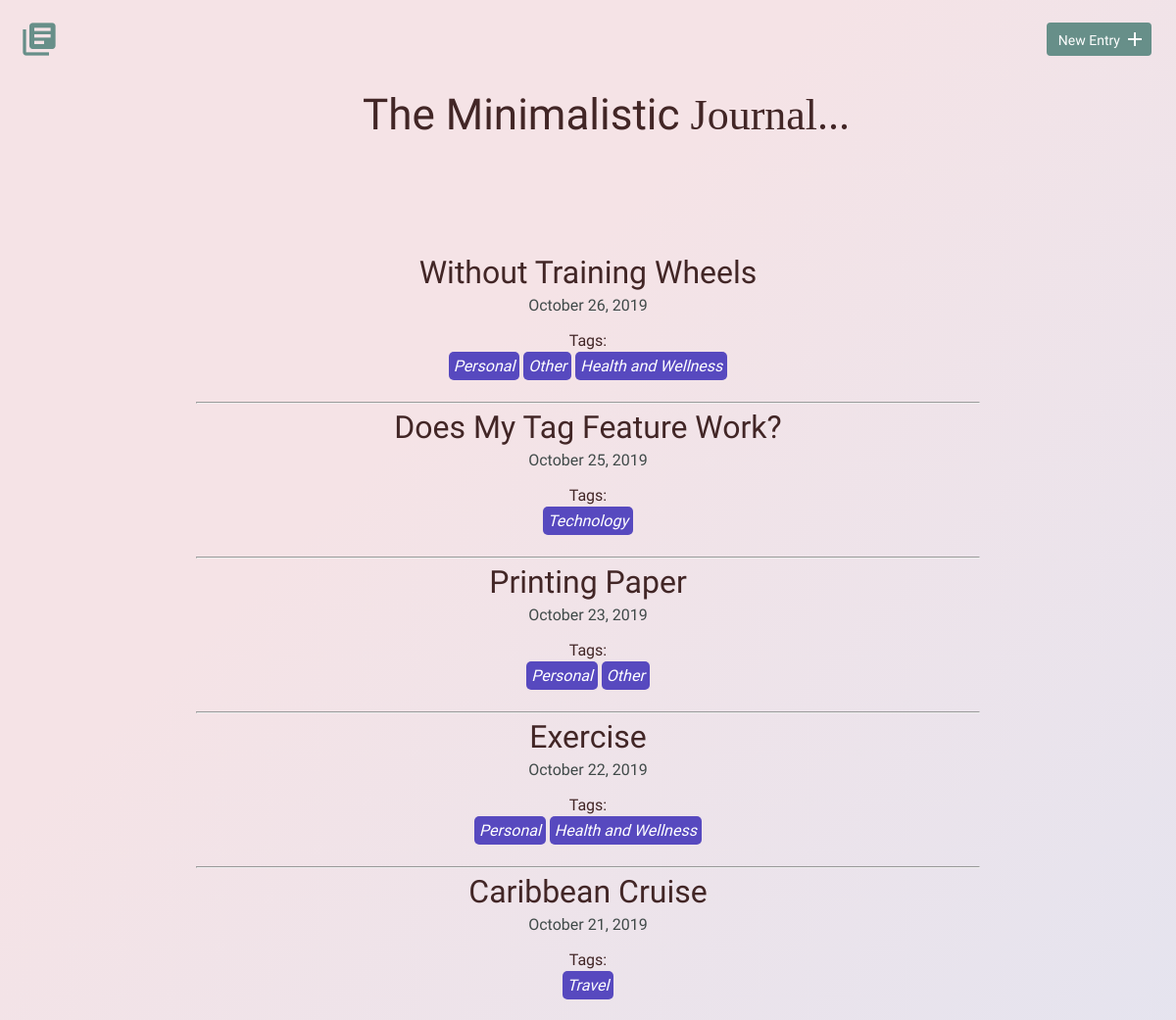
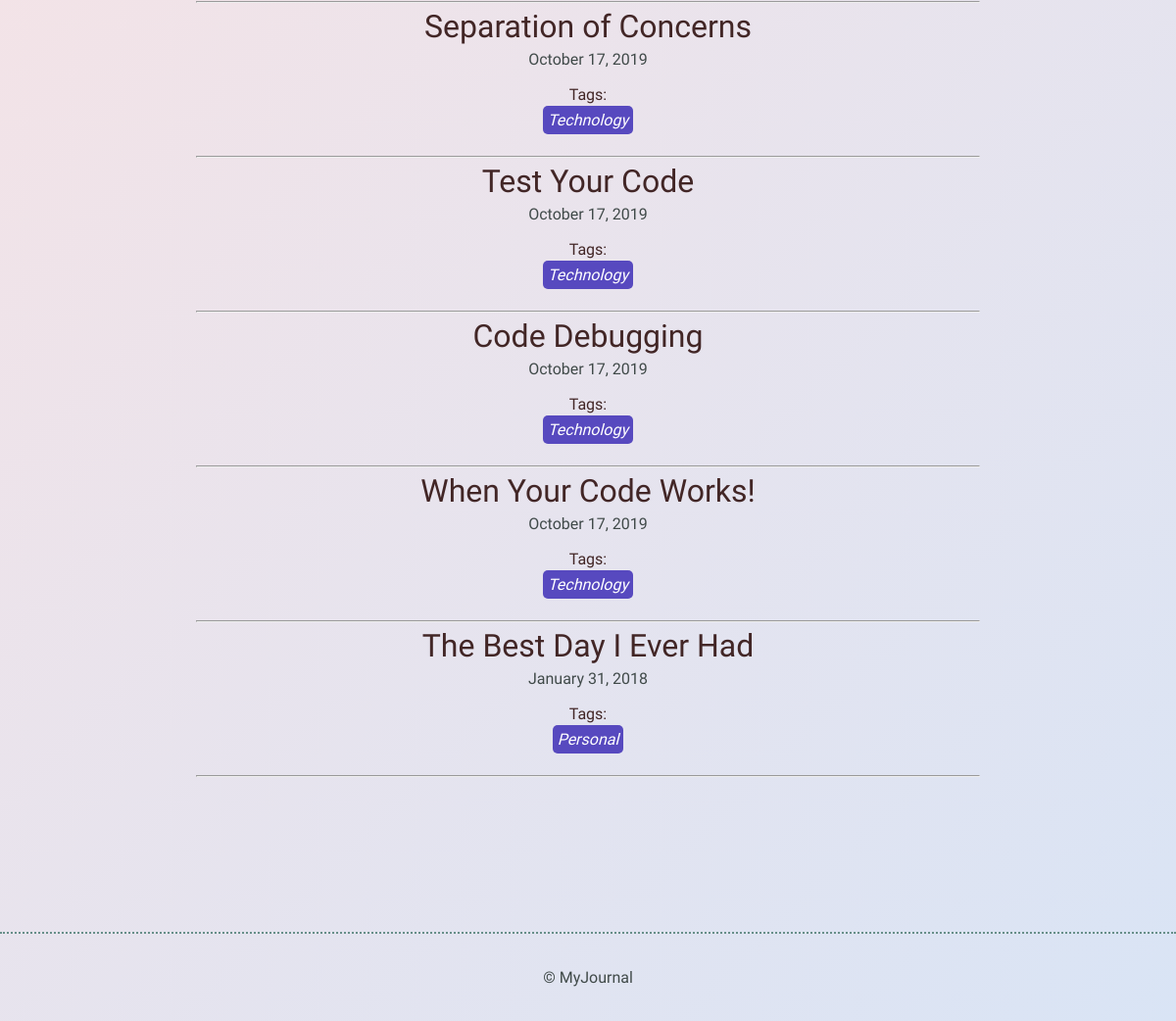
The page / on the database its author committed (2 pictures, top to bottom).
### tables this page shows
CREATE TABLE "entries" (
	"id"	INTEGER,
	"title"	TEXT,
	"date"	TEXT,
	"time_spent"	INTEGER,
	"learned"	BLOB,
	"resources"	BLOB,
	PRIMARY KEY("id")
);

### inc/functions.php (the view, shortened to what this page needs)
<?php
function get_journal_entries_table() {
	include 'inc/dbconnection.php';
	$sql = "SELECT * FROM entries ORDER BY date DESC";
	try {
		$results = $db->query($sql);
	} catch (Exception $e) {
		echo $e->getMessage();
		return array();
	}
		return $results->fetchAll(PDO::FETCH_ASSOC);
}
function get_tags() {
	include 'inc/dbconnection.php';
	$get_tags = "SELECT my_tags.tag_id, entries.id, my_tags.tags, entries.title
							FROM my_tags
							LEFT OUTER JOIN entry_tag
							ON entry_tag.tag_id = my_tags.tag_id
							LEFT OUTER JOIN entries
							ON entries.id = entry_tag.entry_id";
	try {
		$results = $db->query($get_tags);
	} catch (Exception $e) {
			$e->getMessage();
			return array();
	}
	return $results->fetchAll(PDO::FETCH_ASSOC);
}
function print_entries_tags() {
	foreach (get_journal_entries_table() as $entries) {
		echo "<h2><a href='detail.php?id=";
		echo $entries['id'] . " '> ";
		echo $entries['title'];
		echo "</a></h2>";
		echo "<time>";
		echo date('F d, Y', strtotime($entries['date']));
		echo "</time>";
		echo "<br><br>";
		echo "<h2 class='tags-heading'>Tags: </h2>";
		foreach (get_tags() as $details) {
			if ($entries['id'] == $details['id']) {
					echo "<a class='tags' href='filtered_entries.php?tag=";
					echo $details['tags'] . " '>";
					echo $details['tags'] . "</a>" . ' ';
			}
		}
		echo "<br><br>";
		echo "<hr>";
	}
}

### inc/head.php (shortened to what this page needs)
<!DOCTYPE html>
<html>
<head>
	<link rel="stylesheet" href="css/normalize.css">
	<link rel="stylesheet" href="css/site.css">
</head>

### index.php (shortened to what this page needs)
<?php
	include 'inc/head.php';
  include 'inc/functions.php';
?>
<body>
	<header>
  	<div class="container">
			<div class="site-header">
				<a class="logo" href="index.php"><i class="material-icons">library_books</i></a>
				<a class="button icon-right" href="new.php"><span>New Entry</span> <i class="material-icons">add</i></a>
			</div>
    </div>
  </header>
	<section>
		<div class="container">
		<h1 class='page-heading'><span class='pg-title-font'>The Minimalistic</span> <span class="pg-title-font2">Journal...</span></h1>
			<div class="entry-list">
				<article>
					<?php
						print_entries_tags();
					?>
				</article>
			</div>
		</div>
	</section>
<?php include 'inc/footer.php';?>

### inc/footer.php
<footer>
            <div>
                &copy; MyJournal
            </div>
        </footer>
    </body>
</html>

### css/site.css (style rules this page uses)
body { background-color: #d9e4f5; background-image: linear-gradient(315deg, #d9e4f5 0%, #f5e3e6 74%); font-size: 16px; color: #404a49; font-family: 'Cousine', serif; font-weight: 400; }
.container { margin: 0 auto; padding: 0 25px; }
header .site-header { margin: 0 auto; height: 95px; }
header .logo i { color: #678f89; margin: 20px 0 0 -5px; float: left; font-size: 40px; }
header .button { float: right; margin: 33px 0 0 0; }
footer { text-align: center; padding: 35px 0; border-top: 2px dotted #678f89; }
.button { padding: 8px 10px 6px 10px; background: #678f89; border: 2px solid #678f89; border-radius: 4px; text-decoration: none; color: #FFF; position: relative; text-align: center; font-size: 14px; }
.button.icon-right { padding-right: 30px; top: -10px; }
.button.icon-right i { position: absolute; top: 3px; right: 3px; }
h1, h2, h3 { margin: 0; font-weight: 400; line-height: 1em; color: #000; }
h1 { font-size: 44px; margin-bottom: 12px; }
h2 { font-size: 32px; }
h2 a { text-decoration: none; color: rgb(66, 38, 38); }
.tags { background-color: rgb(87, 73, 191); color: white; margin: auto; border-radius: 5px; padding: 5px; font-size: 1em; font-style: italic; font-weight: 300; }
a, .tags:-webkit-any-link { color: white; cursor: pointer; text-decoration: none; }
.page-heading { margin: 0 0 0 30%; color: rgb(66, 38, 38); }
.pg-title-font, .filtered-title-font { font-family: 'Mansalva', cursive; color: rgb(66, 38, 38); }
.pg-title-font2 { font-family: 'Zilla Slab Highlight', cursive; color: rgb(66, 38, 38); }
h2, .tags-heading { color: rgb(66, 38, 38); }
.tags-heading { font-size: 1em; }
.entry-list, .edit-entry, .new-entry { max-width: 800px; margin: 0 auto; padding: 70px 0 150px 0; }
.entry-list article { margin-bottom: 70px; text-align: center; }
.entry-list article:last-child { margin-bottom: 0; }
.entry-list article h2 { margin-bottom: 8px; }

### rows shown on the page
entries: title "Without Training Wheels", date "October 26, 2019", tags "Personal", tags "Other", tags "Health and Wellness"
entries: title "Does My Tag Feature Work?", date "October 25, 2019", tags "Technology"
entries: title "Printing Paper", date "October 23, 2019", tags "Personal", tags "Other"
entries: title "Exercise", date "October 22, 2019", tags "Personal", tags "Health and Wellness"
entries: title "Caribbean Cruise", date "October 21, 2019", tags "Travel"
entries: title "Separation of Concerns", date "October 17, 2019", tags "Technology"
entries: title "Test Your Code", date "October 17, 2019", tags "Technology"
entries: title "Code Debugging", date "October 17, 2019", tags "Technology"
entries: title "When Your Code Works!", date "October 17, 2019", tags "Technology"
entries: title "The Best Day I Ever Had", date "January 31, 2018", tags "Personal"
